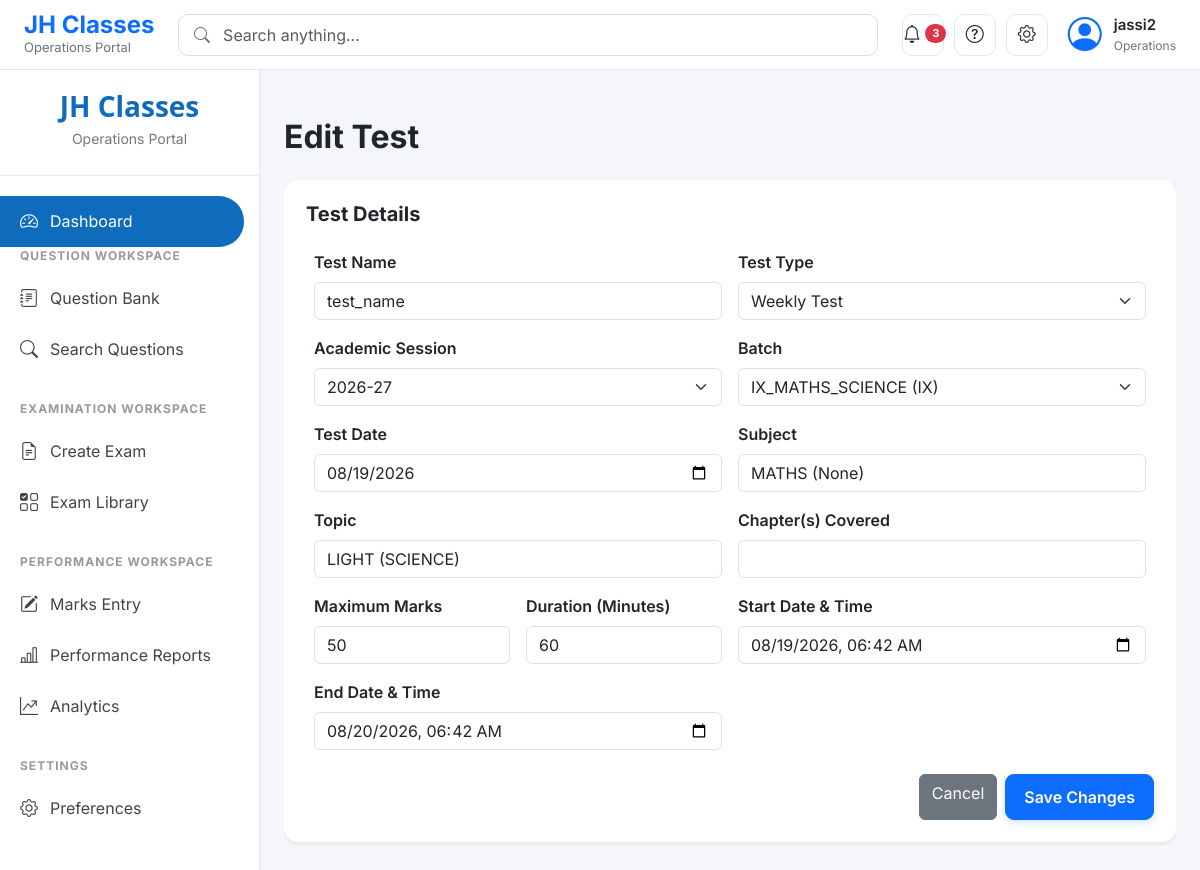
Page /operations/exams/10/edit/ (signed in) on the committed database.
### performance/models.py (models this page shows, shortened)
class Assessment(models.Model):
    STATUS_CHOICES = [
        ('DRAFT', 'Draft'),
        ('READY_FOR_MARKS', 'Ready for Marks Entry'),
        ('COMPLETED', 'Completed'),
    ]
    ACADEMIC_SESSION_CHOICES = [
        ('2025-26', '2025-26'),
        ('2026-27', '2026-27'),
        ('2027-28', '2027-28'),
        ('2028-29', '2028-29'),
        ('2029-30', '2029-30'),
    ]
    assessment_name = models.CharField(max_length=200)
    assessment_type = models.ForeignKey(
        AssessmentType,
        on_delete=models.PROTECT,
        related_name='assessments'
    )
    academic_session = models.CharField(
        max_length=20,
        choices=ACADEMIC_SESSION_CHOICES
    )
    batch = models.ForeignKey(
        Batch,
        on_delete=models.CASCADE,
        related_name='assessments'
    )
    assessment_date = models.DateField()
    status = models.CharField(
        max_length=20,
        choices=STATUS_CHOICES,
        default='DRAFT'
    )
    created_by = models.ForeignKey(
        User,
        on_delete=models.SET_NULL,
        null=True,
        blank=True,
        related_name='created_assessments'
    )
    created_on = models.DateTimeField(auto_now_add=True)
    updated_on = models.DateTimeField(auto_now=True)
    is_active = models.BooleanField(default=True)
    class Meta:
        ordering = ['-assessment_date', 'assessment_name']
        verbose_name = "Assessment"
        verbose_name_plural = "Assessments"

class AssessmentType(models.Model):
    name = models.CharField(max_length=100, unique=True)
    is_active = models.BooleanField(default=True)
    display_order = models.PositiveIntegerField(default=1)
    created_on = models.DateTimeField(auto_now_add=True)
    class Meta:
        ordering = ['display_order', 'name']
        verbose_name = "Assessment Type"
        verbose_name_plural = "Assessment Types"

class AssessmentSubject(models.Model):
    assessment = models.ForeignKey(
        Assessment,
        on_delete=models.CASCADE,
        related_name='subjects'
    )
    subject = models.ForeignKey(
        Subject,
        on_delete=models.PROTECT
    )
    topic = models.ForeignKey(
        'students.Topic',
        on_delete=models.PROTECT,
        null=True,
        blank=True,
        related_name='assessment_subjects'
    )
    chapters = models.ManyToManyField(
        'students.Chapter',
        blank=True,
        related_name='assessment_chapters'
    )
    chapter_covered = models.CharField(
        max_length=250,
        verbose_name="Chapter Covered"
    )
    maximum_marks = models.PositiveIntegerField()
    duration_minutes = models.PositiveIntegerField(
        default=60,
        verbose_name="Duration (Minutes)"
    )
    class Meta:
        ordering = ['subject__name']
        verbose_name = "Assessment Subject"
        verbose_name_plural = "Assessment Subjects"
        unique_together = (
            'assessment',
            'subject',
        )

### students/models.py (models this page shows, shortened)
class Batch(models.Model):
    batch_name = models.CharField(max_length=50)
    student_class = models.CharField(max_length=20, blank=True, null=True)
    def __str__(self):
        return f"{self.batch_name} ({self.student_class})"

class Subject(models.Model):
    name = models.CharField(max_length=100, unique=True)
    code = models.CharField(max_length=10, blank=True, null=True)
    def __str__(self):
        return f"{self.name} ({self.code})"

class Exam(models.Model):
    name = models.CharField(max_length=100)
    assessment = models.OneToOneField(
        'performance.Assessment',
        on_delete=models.CASCADE,
        related_name='online_exam',
        null=True,
        blank=True
    )
    topic = models.ForeignKey(
        Topic,
        on_delete=models.CASCADE
    )
    batch = models.ForeignKey(
        Batch,
        on_delete=models.CASCADE
    )
    duration = models.IntegerField(
        help_text="Duration in minutes"
    )
    total_marks = models.IntegerField()
    number_of_questions = models.IntegerField(default=10)
    start_time = models.DateTimeField()
    end_time = models.DateTimeField()

class Topic(models.Model):
    subject = models.ForeignKey(
        Subject,
        on_delete=models.CASCADE,
        related_name='topics'
    )
    name = models.CharField(max_length=100)
    def __str__(self):
        return f"{self.name} ({self.subject.name})"

### students/views.py (the view, shortened to what this page needs)
# urls.py: path('operations/exams/<int:exam_id>/edit/', views.edit_test, name='edit_test'),
@login_required
def edit_test(request, exam_id):
    if not request.user.is_staff:
        return redirect('/')
    exam = get_object_or_404(
        Exam.objects.select_related(
            "assessment",
            "batch",
            "topic",
        ),
        id=exam_id,
    )
    assessment = exam.assessment
    assessment_subject = get_object_or_404(
        AssessmentSubject.objects.select_related(
            "subject",
        ),
        assessment=assessment,
    )
    batches = Batch.objects.all().order_by("id")
    assessment_types = (
        Assessment.objects.model
        .assessment_type
        .field
        .related_model
        .objects
        .filter(is_active=True)
        .order_by("display_order", "name")
    )
    context = {
        "exam": exam,
        "assessment": assessment,
        "assessment_subject": assessment_subject,
        "batches": batches,
        "assessment_types": assessment_types,
        "academic_sessions":
            Assessment.ACADEMIC_SESSION_CHOICES,
    }
    return render(
        request,
        "operations/edit_test.html",
        context,
    )

### templates/operations/edit_test.html (shortened to what this page needs)
{% extends 'website/home.html' %}
{% block content %}
<div class="container-fluid py-4">
    <div class="d-flex justify-content-between align-items-center mb-4">
        <h2 class="mb-0 fw-bold">Edit Test</h2>
    </div>
    <div class="card shadow-sm border-0">
        <div class="card-body">
            <form method="POST">
                <h5 class="fw-bold mb-4">
                    Test Details
                </h5>
                <div class="row g-3">
                    <div class="col-md-6">
                        <label class="form-label fw-semibold">
                            Test Name
                        </label>
                        <input
                            type="text"
                            name="assessment_name"
                            class="form-control"
                            value="{{ assessment.assessment_name }}"
                            required
                        >
                    </div>
                    <div class="col-md-6">
                        <label class="form-label fw-semibold">
                            Test Type
                        </label>
                        <select
                            name="assessment_type"
                            class="form-select"
                            required
                        >
                            {% for item in assessment_types %}
                                <option
                                    value="{{ item.id }}"
                                    {% if assessment.assessment_type_id == item.id %}
                                        selected
                                    {% endif %}
                                >
                                    {{ item.name }}
                                </option>
                            {% endfor %}
                        </select>
                    </div>
                    <div class="col-md-6">
                        <label class="form-label fw-semibold">
                            Academic Session
                        </label>
                        <select
                            name="academic_session"
                            class="form-select"
                            required
                        >
                            {% for value, label in academic_sessions %}
                                <option
                                    value="{{ value }}"
                                    {% if assessment.academic_session == value %}
                                        selected
                                    {% endif %}
                                >
                                    {{ label }}
                                </option>
                            {% endfor %}
                        </select>
                    </div>
                    <div class="col-md-6">
                        <label class="form-label fw-semibold">
                            Batch
                        </label>
                        <select
                            name="batch"
                            class="form-select"
                            required
                        >
                            {% for batch in batches %}
                                <option
                                    value="{{ batch.id }}"
                                    {% if assessment.batch_id == batch.id %}
                                        selected
                                    {% endif %}
                                >
                                    {{ batch }}
                                </option>
                            {% endfor %}
                        </select>
                    </div>
                    <div class="col-md-6">
                        <label class="form-label fw-semibold">
                            Test Date
                        </label>
                        <input
                            type="date"
                            name="assessment_date"
                            class="form-control"
                            value="{{ assessment.assessment_date|date:'Y-m-d' }}"
                            required
                        >
                    </div>
                    <div class="col-md-6">
                        <label class="form-label fw-semibold">
                            Subject
                        </label>
                        <input
                            type="text"
                            class="form-control"
                            value="{{ assessment_subject.subject }}"
                            readonly
                        >
                    </div>
                    <div class="col-md-6">
                        <label class="form-label fw-semibold">
                            Topic
                        </label>
                        <input
                            type="text"
                            class="form-control"
                            value="{{ exam.topic }}"
                            readonly
                        >
                    </div>
                    <div class="col-md-6">
                        <label class="form-label fw-semibold">
                            Chapter(s) Covered
                        </label>
                        <input
                            type="text"
                            name="chapter_covered"
                            class="form-control"
                            value="{{ assessment_subject.chapter_covered }}"
                        >
                    </div>
                    <div class="col-md-3">
                        <label class="form-label fw-semibold">
                            Maximum Marks
                        </label>
                        <input
                            type="number"
                            name="maximum_marks"
                            class="form-control"
                            min="1"
                            value="{{ assessment_subject.maximum_marks }}"
                            required
                        >
                    </div>
                    <div class="col-md-3">
                        <label class="form-label fw-semibold">
                            Duration (Minutes)
                        </label>
                        <input
                            type="number"
                            name="duration_minutes"
                            class="form-control"
                            min="1"
                            value="{{ assessment_subject.duration_minutes }}"
                            required
                        >
                    </div>
                    <div class="col-md-6">
                        <label class="form-label fw-semibold">
                            Start Date &amp; Time
                        </label>
                        <input
                            type="datetime-local"
                            name="start_time"
                            class="form-control"
                            value="{{ exam.start_time|date:'Y-m-d\\TH:i' }}"
                        >
                    </div>
                    <div class="col-md-6">
                        <label class="form-label fw-semibold">
                            End Date &amp; Time
                        </label>
                        <input
                            type="datetime-local"
                            name="end_time"
                            class="form-control"
                            value="{{ exam.end_time|date:'Y-m-d\\TH:i' }}"
                        >
                    </div>
                </div>
                <div class="d-flex justify-content-end gap-2 mt-4">
                    <a
                        href="{% url 'exam_library' %}"
                        class="btn btn-secondary"
                    >
                        Cancel
                    </a>
                    <button
                        type="submit"
                        class="btn btn-primary"
                    >
                        Save Changes
                    </button>
                </div>
            </form>
        </div>
    </div>
</div>
{% endblock %}

### templates/includes/header.html (shortened to what this page needs)
<header class="erp-header">
    <div class="erp-header-left">
        <div class="erp-brand">
            <div class="erp-brand-title">
                JH Classes
            </div>
            <div class="erp-brand-subtitle">
                Operations Portal
            </div>
        </div>
    </div>
    <div class="erp-header-center">
        <div class="erp-search">
            <i class="bi bi-search"></i>
            <input
                type="text"
                class="form-control"
                placeholder="Search anything...">
        </div>
    </div>
    <div class="erp-header-right">
        <button class="btn header-icon position-relative"
                title="Notifications">
            <i class="bi bi-bell"></i>
            <span class="badge bg-danger rounded-pill notification-badge">
                3
            </span>
        </button>
        <button class="btn header-icon"
                title="Help">
            <i class="bi bi-question-circle"></i>
        </button>
        <button class="btn header-icon"
                title="Settings">
            <i class="bi bi-gear"></i>
        </button>
        <div class="erp-user">
            <div class="erp-user-avatar">
                <i class="bi bi-person-circle"></i>
            </div>
            <div class="erp-user-info">
                <div class="erp-user-name">
                    {{ request.user.username|default:"Administrator" }}
                </div>
                <div class="erp-user-role">
                    Operations
                </div>
            </div>
        </div>
    </div>
</header>

### rows in the picture
Assessment: assessment_name "test_name", assessment_type "Weekly Test", academic_session "2026-27", batch "IX_MATHS_SCIENCE (IX)", assessment_date "08/19/2026"
AssessmentSubject: subject "MATHS (None)", maximum_marks "50", duration_minutes "60"
Exam: topic "LIGHT (SCIENCE)", start_time "08/19/2026 06:42", end_time "08/20/2026 06:42"

### other values in the picture
{{ request.user.username|default:"Administrator" }} "jassi2"
